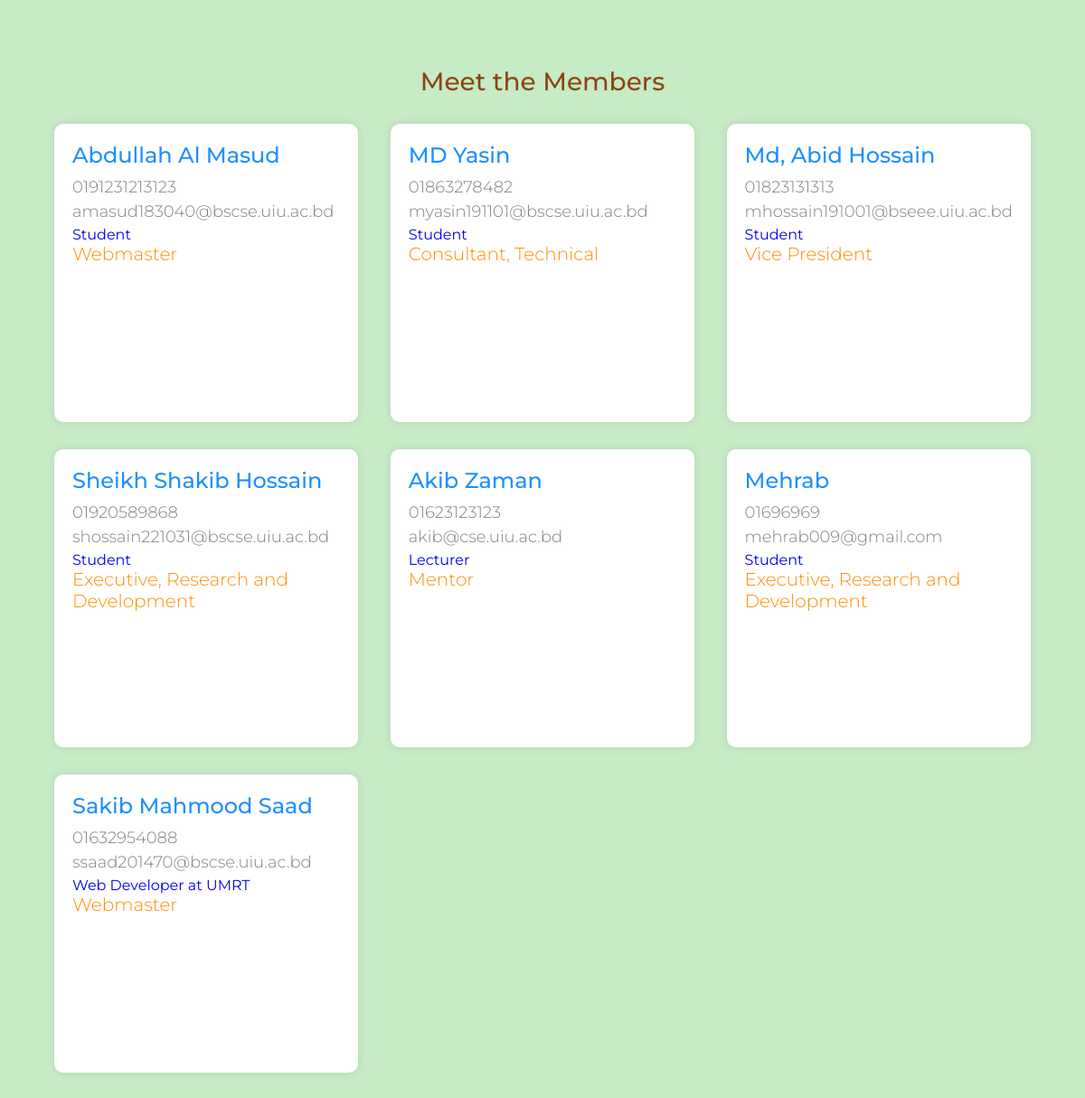
Screenshot of /club_page.php?id=1 with the database file from the repository.
### tables this page shows
CREATE TABLE `person` (
  `id` varchar(20) NOT NULL,
  `name` varchar(100) DEFAULT NULL,
  `email` varchar(100) DEFAULT NULL,
  `address` varchar(100) DEFAULT NULL,
  `phone` varchar(20) DEFAULT NULL,
  `current_work` varchar(50) DEFAULT NULL,
  `dob` date DEFAULT NULL,
  `city` int(11) DEFAULT NULL,
  `country` int(11) DEFAULT NULL,
  `batch` int(11) DEFAULT NULL,
  `passwd` varchar(50) DEFAULT NULL
);

CREATE TABLE `club_position` (
  `id` int(11) NOT NULL,
  `name` varchar(50) DEFAULT NULL
);

### club_page.php (the view, shortened to what this page needs)
<?php
    if ($_SERVER["REQUEST_METHOD"] == "GET") {
        $club_id = $_GET["id"];
        $connect = mysqli_connect(HOST, USER, PASS, DB) or die("Can not connect");
        $results = mysqli_query($connect, "SELECT person_id FROM members_info WHERE members_info.club = $club_id")
            or die("Can not execute query");
        $friends = [];
        while ($rows = mysqli_fetch_array($results)) {
            extract($rows);
            $friends[] = $person_id;
        }
    } else {
        echo "Error in Database";
    }
?>
<!DOCTYPE html>
<html lang="en">
<head>
</head>
<body>
<div id="container">
    <h2>Meet the Members</h2>
    <?php
    foreach ($friends as $friend_id) {
        $friend_query = mysqli_query($connect, "SELECT name, phone, email, current_work FROM person WHERE id = '$friend_id'");
        $friend_data = mysqli_fetch_assoc($friend_query);
        if ($club_id != 4 && $club_id != 5) {
            $club_position_query = mysqli_query($connect, "SELECT club_position.name FROM club_position WHERE club_position.id = (SELECT members_info.club_position FROM members_info WHERE members_info.person_id = '$friend_id')");
            $club_position_data = mysqli_fetch_assoc($club_position_query);
        }
    ?>
    <a href="user.php?id=<?php echo $friend_id; ?>" class="user">
        <p class="name"><?php echo $friend_data['name']; ?></p>
        <p class="email"><?php echo $friend_data['phone']; ?></p>
        <p class="email"><?php echo $friend_data['email']; ?></p>
        <p class="address"><?php echo $friend_data['current_work']; ?></p>
        <p class="location"><?php echo $club_position_data['name']; ?></p>
    </a>
    <?php
    }
    ?>
</div>
</body>
</html>

### club_page.php (style rules this page uses)
body { margin: 0; padding: 0; font-family: 'Montserrat', sans-serif; background-color: #E9EAEA; }
#container { width: 90%; max-width: 1200px; margin: 50px auto; display: flex; flex-wrap: wrap; justify-content: space-between; align-items: flex-start; }
#container h2 { width: 100%; text-align: center; color: #8B4513; font-weight: 500; font-size: 28px; margin-bottom: 30px; }
.user { width: calc(33% - 20px); height: 330px; background-color: #FFF; border-radius: 10px; box-shadow: 0px 0px 10px rgba(0, 0, 0, 0.1); margin-bottom: 30px; padding: 20px; box-sizing: border-box; transition: all 0.3s ease; text-decoration: none; }
.user p { margin: 0; padding: 0; }
.user .name { font-size: 24px; font-weight: 500; color: #1E90FF; margin-bottom: 10px; }
.user .location { font-size: 20px; font-weight: 300; color: #FF8C00; margin-bottom: 5px; }
.user .email { font-size: 18px; font-weight: 300; color: #808080; margin-bottom: 5px; }
body { background-color: #C6EBC5; }

### rows the page displays
person: name "Abdullah Al Masud", phone "0191231213123", email "amasud183040@bscse.uiu.ac.bd", current_work "Student", club_position.name "Webmaster"
person: name "MD Yasin", phone "01863278482", email "myasin191101@bscse.uiu.ac.bd", current_work "Student", club_position.name "Consultant, Technical"
person: name "Md, Abid Hossain", phone "01823131313", email "mhossain191001@bseee.uiu.ac.bd", current_work "Student", club_position.name "Vice President"
person: name "Sheikh Shakib Hossain", phone "01920589868", email "shossain221031@bscse.uiu.ac.bd", current_work "Student", club_position.name "Executive, Research and Development"
person: name "Akib Zaman", phone "01623123123", email "akib@cse.uiu.ac.bd", current_work "Lecturer", club_position.name "Mentor"
person: name "Mehrab", phone "01696969", email "mehrab009@gmail.com", current_work "Student", club_position.name "Executive, Research and Development"
person: name "Sakib Mahmood Saad", phone "01632954088", email "ssaad201470@bscse.uiu.ac.bd", current_work "Web Developer at UMRT", club_position.name "Webmaster"
